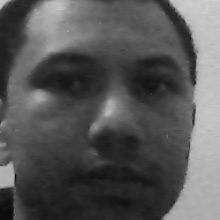
//> input picture train/faces/1/face_0.jpg, 220 x 220 px, given in place of the camera
$ ./takephotos   (built with g++ and OpenCV 4)
//> lines starting //> are read from the running program, lines starting //| are printed output that depends on the picture; after the words box and inside, x2 and y2 are one past the last pixel; in counts of white or black regions, pixels touching at a corner belong together
#include <opencv2/opencv.hpp>
#include <opencv2/face.hpp>
#include <fstream>
#include <filesystem>
#include <iostream>
#include <ctime>

namespace fs = std::filesystem;
using namespace cv;
using namespace std;


void saveToCSV(const string &filename, const vector<pair<int, string>> &data) {
    ofstream file(filename);
    if (file.is_open()) {
        file << "id,name\n";
        for (const auto &entry : data) {
            file << entry.first << "," << entry.second << "\n";
        }
        file.close();
    }
}

vector<pair<int, string>> readFromCSV(const string &filename) {
    vector<pair<int, string>> data;
    ifstream file(filename);
    if (file.is_open()) {
        string line;
        getline(file, line); // Skip header
        while (getline(file, line)) {
            size_t commaPos = line.find(',');
            int id = stoi(line.substr(0, commaPos));
            string name = line.substr(commaPos + 1);
            data.emplace_back(id, name);
        }
        file.close();
    }
    return data;
}

int main() {

    // Specify the path where the CSV file and faces will be saved
    string csvFile = "./train/id-names.csv";
    string csvFileToRecog = "./train/Recog/Classifiers/id-names.csv";
    string facesPath = "./train/faces";

    vector<pair<int, string>> idNames;

    // Load or initialize CSV
    if (fs::exists(csvFile)) {
        idNames = readFromCSV(csvFile);
    } else {
        saveToCSV(csvFile, idNames);
    }

    // Ensure the full directory path exists, creating any missing parent directories
    if (!fs::exists(facesPath)) {
        fs::create_directories(facesPath);  // Creates all parent directories if they don't exist
    }

    cout << "Welcome!\n\nPlease put in your ID.\n";
    cout << "If this is your first time, choose a random ID between 1-10000\n";

    int id;
    string name;
    cout << "ID: ";
    cin >> id;
//> the answer given: 3

    auto it = find_if(idNames.begin(), idNames.end(),
                      [id](const pair<int, string> &entry) { return entry.first == id; });

    if (it != idNames.end()) {
        name = it->second;
        cout << "Welcome Back " << name << "!!\n";
    } else {
        cout << "Please Enter your name: ";
        cin.ignore();
        getline(cin, name);
//> the answer given: train/faces/1/face_0.jpg

        // Create a directory for this person inside the faces directory
        string personDir = facesPath + "/" + to_string(id);
        fs::create_directory(personDir);

        idNames.emplace_back(id, name);
        saveToCSV(csvFile, idNames);
        saveToCSV(csvFileToRecog, idNames);
    }

    cout << "\nLet's capture! Press 's' to take a picture, and 'q' to quit.\n";

    VideoCapture camera(0);
    if (!camera.isOpened()) {
        cerr << "Error: Could not open the camera.\n";
        return -1;
    }

    CascadeClassifier faceClassifier("Classifiers/haarface.xml");
    if (faceClassifier.empty()) {
        cerr << "Error: Could not load classifier cascade.\n";
        return -1;
    }

    int photosTaken = 0;
    Mat frame, gray;

    while (true) {
        camera >> frame;
//> frame is the input picture: 220 rows x 220 cols, CV_8UC3; min 5, max 208, mean 86.7
        if (frame.empty()) break;

        cvtColor(frame, gray, COLOR_BGR2GRAY);
        vector<Rect> faces;
        faceClassifier.detectMultiScale(gray, faces, 1.1, 5);
//> faces = 1 Rect (x, y, width, height): [13, 11, 195, 195]

        for (const auto &face : faces) {
            rectangle(frame, face, Scalar(0, 0, 255), 2);
            Mat faceRegion = gray(face);

            if (waitKey(1) == 's' && mean(faceRegion)[0] > 50) {
                Mat resizedFace;
                resize(faceRegion, resizedFace, Size(220, 220));

                // Save face in the person's directory
                string filename = facesPath + "/" + to_string(id) + "/face_" + to_string(photosTaken++) + ".jpg";
                imwrite(filename, resizedFace);
                cout << photosTaken << " -> Photos taken!\n";
            }
        }
//> this loop made 1 pass
//> pass 1, `Mat faceRegion = gray(face);`:
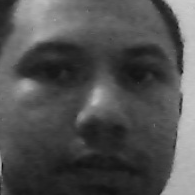
//> faceRegion: 195 rows x 195 cols, CV_8UC1; min 11, max 205, mean 80.4
//> after the loop:
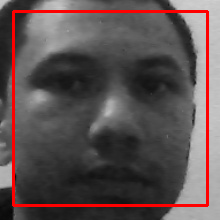
//> frame: 220 rows x 220 cols, CV_8UC3; 4.8% of pixels changed, all inside (x1, y1, x2, y2) = (12, 10, 209, 207)
//> after the loop, photosTaken = 0

        imshow("Face Capture", frame);
        if (waitKey(1) == 'q') break;
//> the 'q' key is pressed
    }

    camera.release();
    destroyAllWindows();

    return 0;
}
